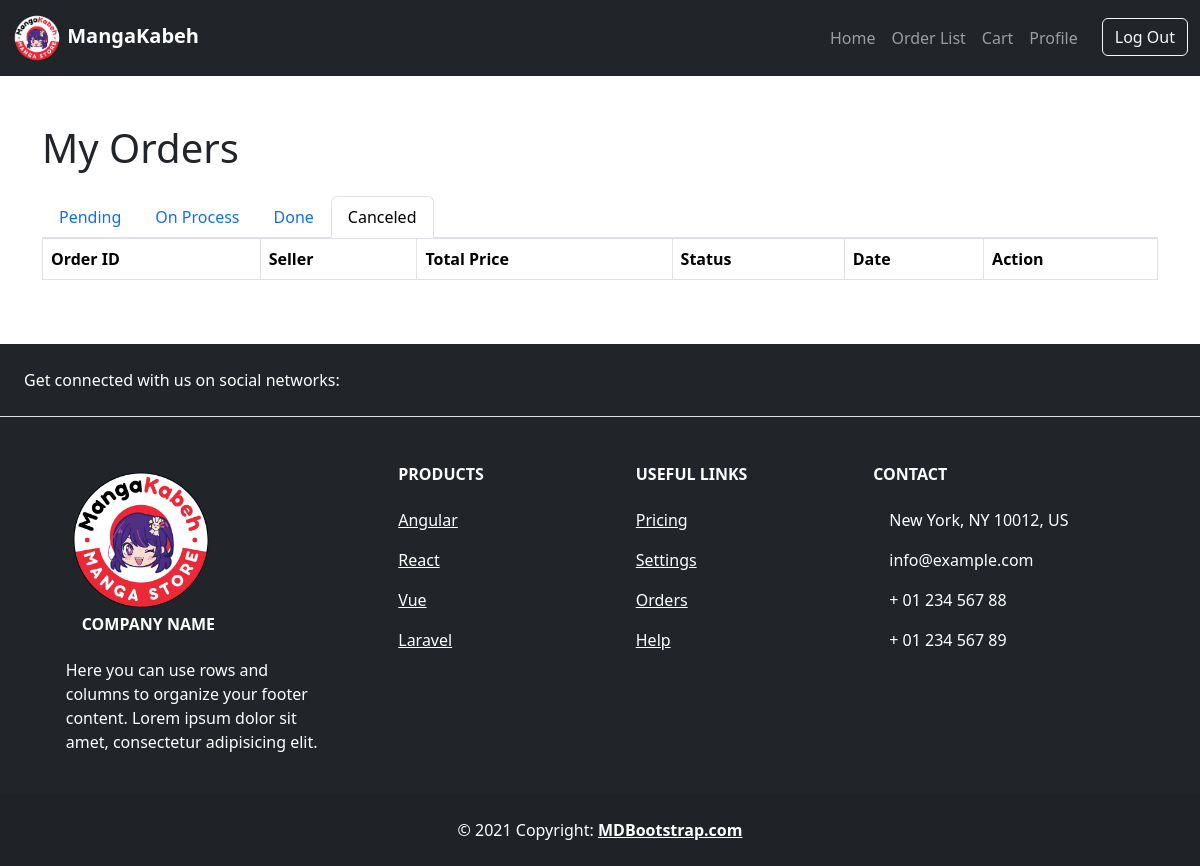
The app's page /orders/?status=Canceled (signed in), older data.
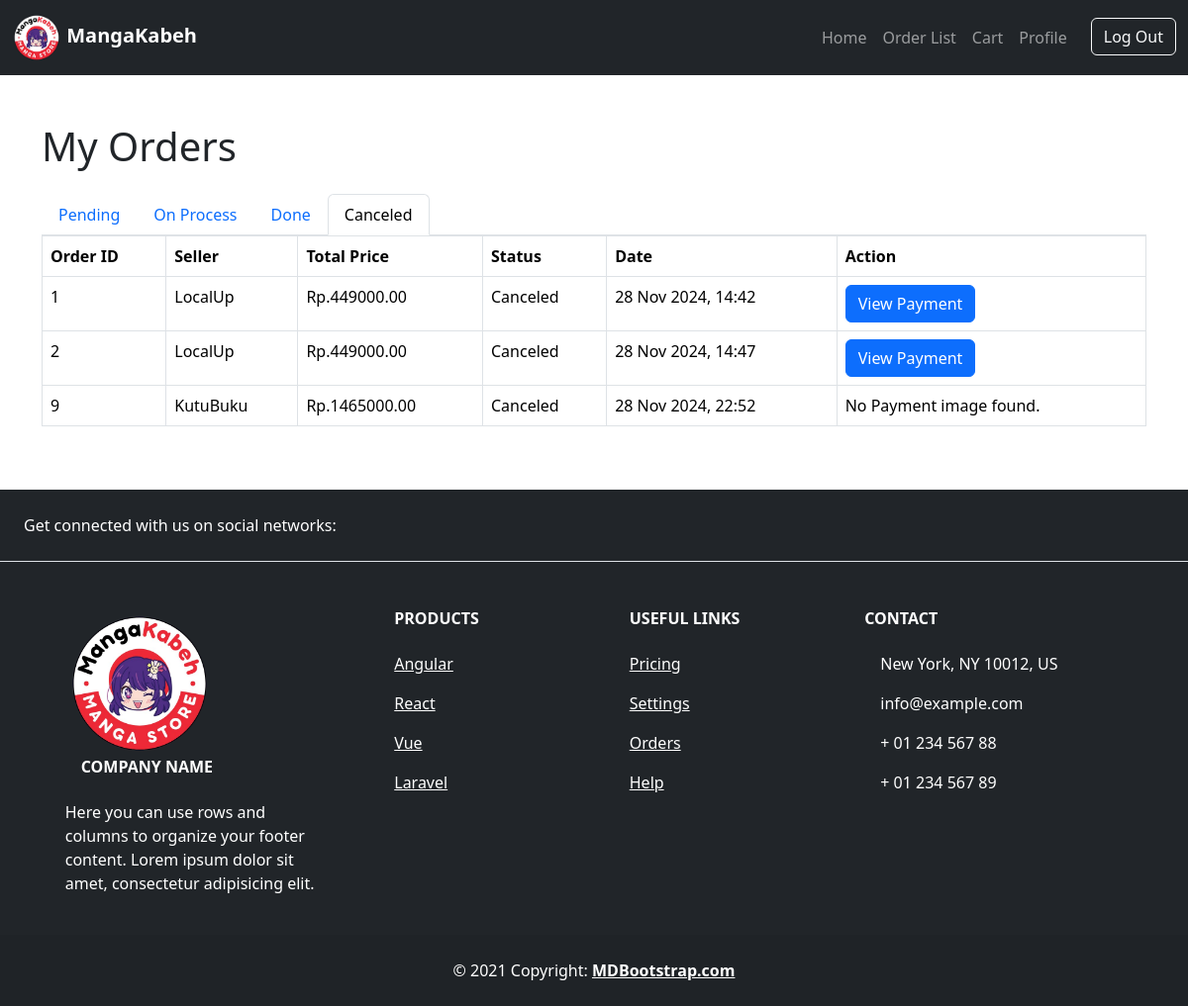
The same page, newer data.
### MangaKabeh/models/order.py (models this page shows)
class Order(models.Model):
    user = models.ForeignKey(User, on_delete=models.CASCADE, related_name='orders')
    seller = models.ForeignKey(User, on_delete=models.CASCADE, related_name='seller_orders')
    total_price = models.DecimalField(max_digits=10, decimal_places=2)
    status = models.CharField(max_length=20, choices=(
        ('Pending', 'Pending'),
        ('On Process', 'On Process'),
        ('Done', 'Done'),
        ('Canceled', 'Canceled'),
    ))
    created_at = models.DateTimeField(auto_now_add=True)
    payment = models.ImageField(upload_to=upload_payment, blank=True)

### MangaKabeh/views.py (the view)
# urls.py: path('orders/', views.order_list, name='order_list'),
@login_required
def order_list(request):
    filter_status = request.GET.get('status', 'Pending')
    is_seller = request.user.groups.filter(name='Seller').exists()
    if is_seller:
        orders = Order.objects.filter(seller=request.user, status=filter_status)
    else:
        orders = Order.objects.filter(user=request.user, status=filter_status)
    return render(request, 'order_list.html', {
        'orders': orders,
        'filter_status': filter_status,
        'is_seller': is_seller,
    })

### MangaKabeh/context_processors.py (called while the page is built)
def navbar(request):
    user = request.user
    navbar_user_group = None
    if user.is_authenticated:
        if user.is_superuser:
            navbar_user_group = 'Admin'
        elif user.groups.filter(name = 'Customer').exists():
            navbar_user_group = 'Customer'
        elif user.groups.filter(name = 'Seller').exists():
            navbar_user_group = 'Seller'
    return{
        'navbar_user_group' : navbar_user_group,
        'authenticated' : user.is_authenticated,
    }

### MangaKabeh/templates/order_list.html (shortened to what the changed rows need)
{% extends 'base.html' %}
{% block content %}
<div class="container my-5">
    <h1 class="mb-4">{% if is_seller %}Seller Orders{% else %}My Orders{% endif %}</h1>
    <div style="overflow-x: auto;">
        <table class="table table-bordered" style="width: 100%;">
            <thead>
                <tr>
                    <th>Order ID</th>
                    {% if is_seller %}
                    <th>Buyer</th>
                    {% else %}
                    <th>Seller</th>
                    {% endif %}
                    <th>Total Price</th>
                    <th>Status</th>
                    <th>Date</th>
                    <th>Action</th>
                </tr>
            </thead>
            <tbody>
                {% for order in orders %}
                <tr>
                    <td>{{ order.id }}</td>
                    {% if is_seller %}
                    <td>{{ order.user.username }}</td>
                    {% else %}
                    <td>{{ order.seller.username }}</td>
                    {% endif %}
                    <td>Rp.{{ order.total_price }}</td>
                    <td>{{ order.status }}</td>
                    <td>{{ order.created_at|date:"d M Y, H:i" }}</td>
                    <td>
                        {% if is_seller %}
                            {% if order.payment %}
                            <button
                                class="btn btn-primary view-payment-btn"
                                data-bs-toggle="modal"
                                data-bs-target="#paymentModal"
                                data-image-url="{{ order.payment.url }}"
                                data-order-id="{{ order.id }}">
                                View Payment
                            </button>
                            {% else %}
                            <span>No payment uploaded</span>
                            {% endif %}
                        {% else %}
                            {% if order.status == 'Pending' %}
                                <form method="post" action="{% url 'cancel_order' order.id %}" style="display:inline;">
                                    {% csrf_token %}
                                    <button type="submit" class="btn btn-danger">Cancel Order</button>
                                </form>
                                {% if order.payment %}
                                <button
                                    class="btn btn-primary view-payment-btn"
                                    data-bs-toggle="modal"
                                    data-bs-target="#paymentModal"
                                    data-image-url="{{ order.payment.url }}"
                                    data-order-id="{{ order.id }}">
                                    View Payment
                                </button>
                                {% else %}
                                <form method="post" action="{% url 'upload_payment' order.id %}" enctype="multipart/form-data" style="display:inline;">
                                    {% csrf_token %}
                                    <input type="file" name="payment" accept="image/*" required>
                                    <button type="submit" class="btn btn-primary">Upload Payment</button>
                                </form>
                                {% endif %}
                            {% elif order.status == 'On Process' %}
                                <form method="post" action="{% url 'done_order' order.id %}" style="display:inline;">
                                    {% csrf_token %}
                                    <button type="submit" class="btn btn-danger">Order Recieved</button>
                                </form>
                            {% else %}
                                {% if order.payment %}
                                <button
                                    class="btn btn-primary view-payment-btn"
                                    data-bs-toggle="modal"
                                    data-bs-target="#paymentModal"
                                    data-image-url="{{ order.payment.url }}"
                                    data-order-id="{{ order.id }}">
                                    View Payment
                                </button>
                                {% else %}
                                    No Payment image found.
                                {% endif %}
                            {% endif %}
                        {% endif %}
                    </td>
                </tr>
                {% endfor %}
            </tbody>
        </table>
    </div>
</div>
{% endblock %}

Row changes from the older to the newer data that the page shows:
now on this page (row edited): Order: id "1", seller.username "LocalUp", total_price "449000.00", status "Canceled", created_at "28 Nov 2024, 14:42"
now on this page (row edited): Order: id "2", seller.username "LocalUp", total_price "449000.00", status "Canceled", created_at "28 Nov 2024, 14:47"
added Order: id "9", seller.username "KutuBuku", total_price "1465000.00", status "Canceled", created_at "28 Nov 2024, 22:52", payment "No Payment image found."
